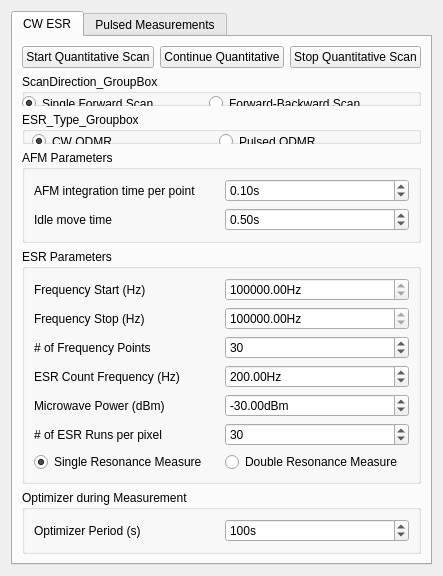
<?xml version="1.0" encoding="UTF-8"?>
<ui version="4.0">
 <class>quanti_measure_window</class>
 <widget class="QWidget" name="quanti_measure_window">
  <property name="geometry">
   <rect>
    <x>0</x>
    <y>0</y>
    <width>410</width>
    <height>561</height>
   </rect>
  </property>
  <property name="windowTitle">
   <string>Quantitative Measurement Control</string>
  </property>
  <layout class="QVBoxLayout" name="verticalLayout">
   <item>
    <widget class="QTabWidget" name="tabWidget">
     <property name="currentIndex">
      <number>0</number>
     </property>
     <widget class="QWidget" name="Tab1">
      <property name="whatsThis">
       <string>&lt;html&gt;&lt;head/&gt;&lt;body&gt;&lt;p&gt;Tab1&lt;/p&gt;&lt;/body&gt;&lt;/html&gt;</string>
      </property>
      <attribute name="title">
       <string>CW ESR</string>
      </attribute>
      <layout class="QVBoxLayout" name="verticalLayout_2">
       <item>
        <layout class="QHBoxLayout" name="horizontalLayout">
         <item>
          <widget class="QPushButton" name="Start_QM_PushButton">
           <property name="enabled">
            <bool>true</bool>
           </property>
           <property name="text">
            <string>Start Quantitative Scan</string>
           </property>
          </widget>
         </item>
         <item>
          <widget class="QPushButton" name="Continue_QM_PushButton">
           <property name="text">
            <string>Continue Quantitative</string>
           </property>
          </widget>
         </item>
         <item>
          <widget class="QPushButton" name="Stop_QM_PushButton">
           <property name="text">
            <string>Stop Quantitative Scan</string>
           </property>
          </widget>
         </item>
        </layout>
       </item>
       <item>
        <widget class="QGroupBox" name="groupBox_6">
         <property name="title">
          <string>ScanDirection_GroupBox</string>
         </property>
         <widget class="QWidget" name="">
          <property name="geometry">
           <rect>
            <x>0</x>
            <y>20</y>
            <width>368</width>
            <height>19</height>
           </rect>
          </property>
          <layout class="QHBoxLayout" name="horizontalLayout_2">
           <item>
            <widget class="QRadioButton" name="scan_dir_fw_RadioButton">
             <property name="toolTip">
              <string>&lt;html&gt;&lt;head/&gt;&lt;body&gt;&lt;p&gt;Linewise scan, from left to right. &lt;br/&gt;When the scanner finalized its line, &lt;br/&gt;a new one will start from left &lt;br/&gt;(and &lt;span style=&quot; font-weight:600;&quot;&gt;not&lt;/span&gt; in a snake-wise fashion!)&lt;/p&gt;&lt;/body&gt;&lt;/html&gt;</string>
             </property>
             <property name="text">
              <string>Single Forward Scan</string>
             </property>
             <property name="checked">
              <bool>true</bool>
             </property>
            </widget>
           </item>
           <item>
            <widget class="QRadioButton" name="scan_dir_fw_bw_RadioButton">
             <property name="toolTip">
              <string>&lt;html&gt;&lt;head/&gt;&lt;body&gt;&lt;p&gt;Scan forward starting from left and when line is completed, &lt;br/&gt;scan on the same way backwards. The two scans will appear&lt;br/&gt;as separate scans in the main window.&lt;/p&gt;&lt;/body&gt;&lt;/html&gt;</string>
             </property>
             <property name="text">
              <string>Forward-Backward Scan</string>
             </property>
            </widget>
           </item>
          </layout>
         </widget>
        </widget>
       </item>
       <item>
        <widget class="QGroupBox" name="groupBox_7">
         <property name="title">
          <string>ESR_Type_Groupbox</string>
         </property>
         <widget class="QWidget" name="">
          <property name="geometry">
           <rect>
            <x>10</x>
            <y>20</y>
            <width>368</width>
            <height>19</height>
           </rect>
          </property>
          <layout class="QHBoxLayout" name="horizontalLayout_10">
           <item>
            <widget class="QRadioButton" name="cw_odmr_RadioButton">
             <property name="text">
              <string>CW ODMR</string>
             </property>
             <property name="checked">
              <bool>true</bool>
             </property>
            </widget>
           </item>
           <item>
            <widget class="QRadioButton" name="pulsed_odmr_RadioButton">
             <property name="text">
              <string>Pulsed ODMR</string>
             </property>
            </widget>
           </item>
          </layout>
         </widget>
        </widget>
       </item>
       <item>
        <widget class="QGroupBox" name="groupBox">
         <property name="title">
          <string>AFM Parameters</string>
         </property>
         <layout class="QGridLayout" name="gridLayout_2">
          <item row="1" column="0">
           <widget class="QLabel" name="label">
            <property name="toolTip">
             <string>&lt;html&gt;&lt;head/&gt;&lt;body&gt;&lt;p&gt;The time the scanner should take during an idle move, i.e. when it drives to a new position, or to travel to the next starting position if the end line was reached in a single forward scan.&lt;/p&gt;&lt;/body&gt;&lt;/html&gt;</string>
            </property>
            <property name="text">
             <string>Idle move time</string>
            </property>
           </widget>
          </item>
          <item row="0" column="0">
           <widget class="QLabel" name="label_2">
            <property name="text">
             <string>AFM integration time per point</string>
            </property>
           </widget>
          </item>
          <item row="0" column="1">
           <widget class="ScienDSpinBox" name="afm_int_time_DoubleSpinBox">
            <property name="suffix">
             <string>s</string>
            </property>
            <property name="singleStep">
             <double>0.100000000000000</double>
            </property>
            <property name="value">
             <double>0.100000000000000</double>
            </property>
           </widget>
          </item>
          <item row="1" column="1">
           <widget class="ScienDSpinBox" name="idle_move_time_QDoubleSpinBox">
            <property name="toolTip">
             <string>&lt;html&gt;&lt;head/&gt;&lt;body&gt;&lt;p&gt;The time the scanner should take during an idle move, i.e. when it drives to a new position, or to travel to the next starting position if the end line was reached in a single forward scan.&lt;/p&gt;&lt;p&gt;Default is 0.5s.&lt;/p&gt;&lt;/body&gt;&lt;/html&gt;</string>
            </property>
            <property name="suffix">
             <string>s</string>
            </property>
            <property name="minimum">
             <double>0.100000000000000</double>
            </property>
            <property name="singleStep">
             <double>0.100000000000000</double>
            </property>
            <property name="value">
             <double>0.500000000000000</double>
            </property>
           </widget>
          </item>
         </layout>
        </widget>
       </item>
       <item>
        <widget class="QGroupBox" name="groupBox_2">
         <property name="title">
          <string>ESR Parameters</string>
         </property>
         <layout class="QGridLayout" name="gridLayout_3">
          <item row="0" column="1">
           <widget class="ScienDSpinBox" name="esr_freq_start_DoubleSpinBox">
            <property name="suffix">
             <string>Hz</string>
            </property>
            <property name="minimum">
             <double>2500000000.000000000000000</double>
            </property>
            <property name="maximum">
             <double>3500000000.000000000000000</double>
            </property>
            <property name="singleStep">
             <double>0.010000000000000</double>
            </property>
            <property name="value">
             <double>2780000000.000000000000000</double>
            </property>
           </widget>
          </item>
          <item row="2" column="1">
           <widget class="ScienSpinBox" name="esr_freq_num_SpinBox">
            <property name="maximum">
             <number>1000</number>
            </property>
            <property name="value">
             <number>30</number>
            </property>
           </widget>
          </item>
          <item row="0" column="0">
           <widget class="QLabel" name="label_3">
            <property name="text">
             <string>Frequency Start (Hz)</string>
            </property>
           </widget>
          </item>
          <item row="1" column="0">
           <widget class="QLabel" name="label_4">
            <property name="text">
             <string>Frequency Stop (Hz)</string>
            </property>
           </widget>
          </item>
          <item row="1" column="1">
           <widget class="ScienDSpinBox" name="esr_freq_stop_DoubleSpinBox">
            <property name="suffix">
             <string>Hz</string>
            </property>
            <property name="minimum">
             <double>2500000000.000000000000000</double>
            </property>
            <property name="maximum">
             <double>3500000000.000000000000000</double>
            </property>
            <property name="singleStep">
             <double>0.010000000000000</double>
            </property>
            <property name="value">
             <double>2980000000.000000000000000</double>
            </property>
           </widget>
          </item>
          <item row="3" column="1">
           <widget class="ScienDSpinBox" name="esr_count_freq_DoubleSpinBox">
            <property name="suffix">
             <string>Hz</string>
            </property>
            <property name="maximum">
             <double>500.000000000000000</double>
            </property>
            <property name="value">
             <double>200.000000000000000</double>
            </property>
           </widget>
          </item>
          <item row="3" column="0">
           <widget class="QLabel" name="label_6">
            <property name="text">
             <string>ESR Count Frequency (Hz)</string>
            </property>
           </widget>
          </item>
          <item row="2" column="0">
           <widget class="QLabel" name="label_5">
            <property name="text">
             <string># of Frequency Points</string>
            </property>
           </widget>
          </item>
          <item row="5" column="1">
           <widget class="ScienSpinBox" name="esr_runs_SpinBox">
            <property name="maximum">
             <number>1000</number>
            </property>
            <property name="value">
             <number>30</number>
            </property>
           </widget>
          </item>
          <item row="4" column="0">
           <widget class="QLabel" name="label_7">
            <property name="text">
             <string>Microwave Power (dBm)</string>
            </property>
           </widget>
          </item>
          <item row="5" column="0">
           <widget class="QLabel" name="label_8">
            <property name="text">
             <string># of ESR Runs per pixel</string>
            </property>
           </widget>
          </item>
          <item row="4" column="1">
           <widget class="ScienDSpinBox" name="esr_mw_power_DoubleSpinBox">
            <property name="suffix">
             <string>dBm</string>
            </property>
            <property name="decimals">
             <number>2</number>
            </property>
            <property name="minimum">
             <double>-50.000000000000000</double>
            </property>
            <property name="maximum">
             <double>40.000000000000000</double>
            </property>
            <property name="singleStep">
             <double>0.100000000000000</double>
            </property>
            <property name="value">
             <double>-30.000000000000000</double>
            </property>
           </widget>
          </item>
          <item row="6" column="0">
           <widget class="QRadioButton" name="esr_single_res_RadioButton">
            <property name="toolTip">
             <string>&lt;html&gt;&lt;head/&gt;&lt;body&gt;&lt;p&gt;It is expected that only one resonance peak of the NV is measured.&lt;/p&gt;&lt;/body&gt;&lt;/html&gt;</string>
            </property>
            <property name="text">
             <string>Single Resonance Measure</string>
            </property>
            <property name="checked">
             <bool>true</bool>
            </property>
           </widget>
          </item>
          <item row="6" column="1">
           <widget class="QRadioButton" name="esr_double_res_RadioButton">
            <property name="toolTip">
             <string>&lt;html&gt;&lt;head/&gt;&lt;body&gt;&lt;p&gt;It is expected that both resonance peaks of the NV are measured.&lt;/p&gt;&lt;/body&gt;&lt;/html&gt;</string>
            </property>
            <property name="text">
             <string>Double Resonance Measure</string>
            </property>
           </widget>
          </item>
         </layout>
        </widget>
       </item>
       <item>
        <widget class="QGroupBox" name="groupBox_3">
         <property name="title">
          <string>Optimizer during Measurement</string>
         </property>
         <layout class="QGridLayout" name="gridLayout_4">
          <item row="0" column="0">
           <widget class="QLabel" name="label_9">
            <property name="toolTip">
             <string>&lt;html&gt;&lt;head/&gt;&lt;body&gt;&lt;p&gt;The period between objective optimizations.  This value is transfered to the overall periodic optimizer.&lt;/p&gt;&lt;/body&gt;&lt;/html&gt;</string>
            </property>
            <property name="text">
             <string>Optimizer Period (s)</string>
            </property>
           </widget>
          </item>
          <item row="0" column="1">
           <widget class="ScienSpinBox" name="optimizer_period_DoubleSpinBox">
            <property name="suffix">
             <string>s</string>
            </property>
            <property name="maximum">
             <number>10000</number>
            </property>
            <property name="value">
             <number>100</number>
            </property>
           </widget>
          </item>
         </layout>
        </widget>
       </item>
      </layout>
     </widget>
     <widget class="QWidget" name="Tab2">
      <attribute name="title">
       <string>Pulsed Measurements</string>
      </attribute>
      <layout class="QVBoxLayout" name="verticalLayout_3">
       <item>
        <layout class="QHBoxLayout" name="horizontalLayout_3">
         <item>
          <widget class="QPushButton" name="Start_Pulsed_PushButton">
           <property name="enabled">
            <bool>true</bool>
           </property>
           <property name="text">
            <string>Start Pulsed Scan</string>
           </property>
          </widget>
         </item>
         <item>
          <widget class="QPushButton" name="Continue_Pulsed_PushButton">
           <property name="text">
            <string>Continue Pulsed Scan</string>
           </property>
          </widget>
         </item>
         <item>
          <widget class="QPushButton" name="Stop_Pulsed_PushButton">
           <property name="text">
            <string>Stop Pulsed Scan</string>
           </property>
          </widget>
         </item>
        </layout>
       </item>
       <item>
        <layout class="QHBoxLayout" name="horizontalLayout_4">
         <item>
          <widget class="QRadioButton" name="scan_dir_fw_RadioButton_2">
           <property name="toolTip">
            <string>&lt;html&gt;&lt;head/&gt;&lt;body&gt;&lt;p&gt;Linewise scan, from left to right. &lt;br/&gt;When the scanner finalized its line, &lt;br/&gt;a new one will start from left &lt;br/&gt;(and &lt;span style=&quot; font-weight:600;&quot;&gt;not&lt;/span&gt; in a snake-wise fashion!)&lt;/p&gt;&lt;/body&gt;&lt;/html&gt;</string>
           </property>
           <property name="text">
            <string>Single Forward Scan</string>
           </property>
           <property name="checked">
            <bool>true</bool>
           </property>
          </widget>
         </item>
         <item>
          <widget class="QRadioButton" name="scan_dir_fw_bw_RadioButton_2">
           <property name="toolTip">
            <string>&lt;html&gt;&lt;head/&gt;&lt;body&gt;&lt;p&gt;Scan forward starting from left and when line is completed, &lt;br/&gt;scan on the same way backwards. The two scans will appear&lt;br/&gt;as separate scans in the main window.&lt;/p&gt;&lt;/body&gt;&lt;/html&gt;</string>
           </property>
           <property name="text">
            <string>Forward-Backward Scan</string>
           </property>
          </widget>
         </item>
        </layout>
       </item>
       <item>
        <widget class="QGroupBox" name="groupBox_4">
         <property name="title">
          <string>MW Parameters</string>
         </property>
         <layout class="QVBoxLayout" name="verticalLayout_4">
          <item>
           <widget class="QRadioButton" name="mw_list_mode_RadioButton">
            <property name="toolTip">
             <string>&lt;html&gt;&lt;head/&gt;&lt;body&gt;&lt;p&gt;It is expected that only one resonance peak of the NV is measured.&lt;/p&gt;&lt;/body&gt;&lt;/html&gt;</string>
            </property>
            <property name="text">
             <string>MW List Mode</string>
            </property>
            <property name="checked">
             <bool>true</bool>
            </property>
           </widget>
          </item>
          <item>
           <layout class="QHBoxLayout" name="horizontalLayout_5">
            <item>
             <widget class="QLabel" name="label_10">
              <property name="text">
               <string>Frequency Start (Hz)</string>
              </property>
             </widget>
            </item>
            <item>
             <widget class="ScienDSpinBox" name="esr_freq_start_DoubleSpinBox_2">
              <property name="suffix">
               <string>Hz</string>
              </property>
              <property name="minimum">
               <double>2500000000.000000000000000</double>
              </property>
              <property name="maximum">
               <double>3500000000.000000000000000</double>
              </property>
              <property name="singleStep">
               <double>0.010000000000000</double>
              </property>
              <property name="value">
               <double>2780000000.000000000000000</double>
              </property>
             </widget>
            </item>
           </layout>
          </item>
          <item>
           <layout class="QHBoxLayout" name="horizontalLayout_6">
            <item>
             <widget class="QLabel" name="label_11">
              <property name="text">
               <string>Frequency Stop (Hz)</string>
              </property>
             </widget>
            </item>
            <item>
             <widget class="ScienDSpinBox" name="esr_freq_stop_DoubleSpinBox_2">
              <property name="suffix">
               <string>Hz</string>
              </property>
              <property name="minimum">
               <double>2500000000.000000000000000</double>
              </property>
              <property name="maximum">
               <double>3500000000.000000000000000</double>
              </property>
              <property name="singleStep">
               <double>0.010000000000000</double>
              </property>
              <property name="value">
               <double>2980000000.000000000000000</double>
              </property>
             </widget>
            </item>
           </layout>
          </item>
          <item>
           <layout class="QHBoxLayout" name="horizontalLayout_7">
            <item>
             <widget class="QLabel" name="label_13">
              <property name="text">
               <string># of Frequency Points</string>
              </property>
             </widget>
            </item>
            <item>
             <widget class="ScienSpinBox" name="esr_freq_num_SpinBox_2">
              <property name="maximum">
               <number>1000</number>
              </property>
              <property name="value">
               <number>30</number>
              </property>
             </widget>
            </item>
           </layout>
          </item>
          <item>
           <widget class="QRadioButton" name="cw_mode_RadioButton">
            <property name="toolTip">
             <string>&lt;html&gt;&lt;head/&gt;&lt;body&gt;&lt;p&gt;It is expected that only one resonance peak of the NV is measured.&lt;/p&gt;&lt;/body&gt;&lt;/html&gt;</string>
            </property>
            <property name="text">
             <string>MW CW Mode</string>
            </property>
            <property name="checked">
             <bool>false</bool>
            </property>
           </widget>
          </item>
          <item>
           <layout class="QHBoxLayout" name="horizontalLayout_8">
            <item>
             <widget class="QLabel" name="label_12">
              <property name="text">
               <string>Frequency (Hz)</string>
              </property>
             </widget>
            </item>
            <item>
             <widget class="ScienDSpinBox" name="cw_freq_start_DoubleSpinBox">
              <property name="suffix">
               <string>Hz</string>
              </property>
              <property name="minimum">
               <double>2500000000.000000000000000</double>
              </property>
              <property name="maximum">
               <double>3500000000.000000000000000</double>
              </property>
              <property name="singleStep">
               <double>0.010000000000000</double>
              </property>
              <property name="value">
               <double>2780000000.000000000000000</double>
              </property>
             </widget>
            </item>
           </layout>
          </item>
          <item>
           <layout class="QHBoxLayout" name="horizontalLayout_9">
            <item>
             <widget class="QLabel" name="label_14">
              <property name="text">
               <string>Microwave Power (dBm)</string>
              </property>
             </widget>
            </item>
            <item>
             <widget class="ScienDSpinBox" name="mw_power_DoubleSpinBox_2">
              <property name="suffix">
               <string>dBm</string>
              </property>
              <property name="decimals">
               <number>2</number>
              </property>
              <property name="minimum">
               <double>-50.000000000000000</double>
              </property>
              <property name="maximum">
               <double>40.000000000000000</double>
              </property>
              <property name="singleStep">
               <double>0.100000000000000</double>
              </property>
              <property name="value">
               <double>-30.000000000000000</double>
              </property>
             </widget>
            </item>
           </layout>
          </item>
         </layout>
        </widget>
       </item>
       <item>
        <widget class="QGroupBox" name="groupBox_5">
         <property name="title">
          <string>AFM Parameters</string>
         </property>
         <layout class="QGridLayout" name="gridLayout_6">
          <item row="1" column="0">
           <widget class="QLabel" name="label_16">
            <property name="toolTip">
             <string>&lt;html&gt;&lt;head/&gt;&lt;body&gt;&lt;p&gt;The time the scanner should take during an idle move, i.e. when it drives to a new position, or to travel to the next starting position if the end line was reached in a single forward scan.&lt;/p&gt;&lt;/body&gt;&lt;/html&gt;</string>
            </property>
            <property name="text">
             <string>Idle move time</string>
            </property>
           </widget>
          </item>
          <item row="0" column="0">
           <widget class="QLabel" name="label_17">
            <property name="text">
             <string>AFM integration time per point</string>
            </property>
           </widget>
          </item>
          <item row="0" column="1">
           <widget class="ScienDSpinBox" name="afm_int_time_DoubleSpinBox_2">
            <property name="suffix">
             <string>s</string>
            </property>
            <property name="singleStep">
             <double>0.100000000000000</double>
            </property>
            <property name="value">
             <double>0.100000000000000</double>
            </property>
           </widget>
          </item>
          <item row="1" column="1">
           <widget class="ScienDSpinBox" name="idle_move_time_QDoubleSpinBox_2">
            <property name="toolTip">
             <string>&lt;html&gt;&lt;head/&gt;&lt;body&gt;&lt;p&gt;The time the scanner should take during an idle move, i.e. when it drives to a new position, or to travel to the next starting position if the end line was reached in a single forward scan.&lt;/p&gt;&lt;p&gt;Default is 0.5s.&lt;/p&gt;&lt;/body&gt;&lt;/html&gt;</string>
            </property>
            <property name="suffix">
             <string>s</string>
            </property>
            <property name="minimum">
             <double>0.100000000000000</double>
            </property>
            <property name="singleStep">
             <double>0.100000000000000</double>
            </property>
            <property name="value">
             <double>0.500000000000000</double>
            </property>
           </widget>
          </item>
         </layout>
        </widget>
       </item>
      </layout>
     </widget>
    </widget>
   </item>
  </layout>
  <action name="actionSaveQuanti">
   <property name="text">
    <string>SaveQuanti</string>
   </property>
  </action>
 </widget>
 <customwidgets>
  <customwidget>
   <class>ScienDSpinBox</class>
   <extends>QDoubleSpinBox</extends>
   <header>qtwidgets.scientific_spinbox.h</header>
  </customwidget>
  <customwidget>
   <class>ScienSpinBox</class>
   <extends>QSpinBox</extends>
   <header>qtwidgets.scientific_spinbox.h</header>
  </customwidget>
 </customwidgets>
 <resources/>
 <connections/>
</ui>
